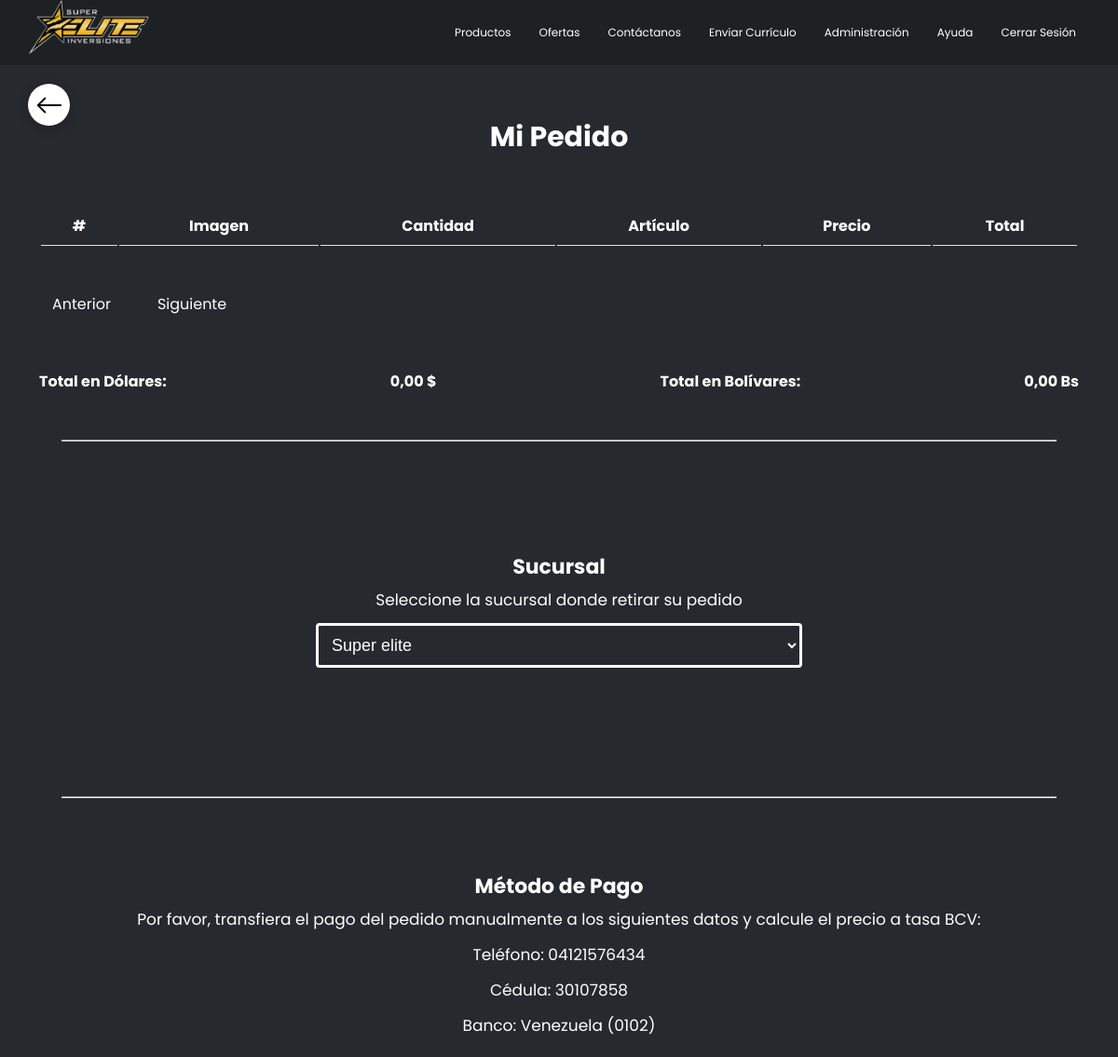
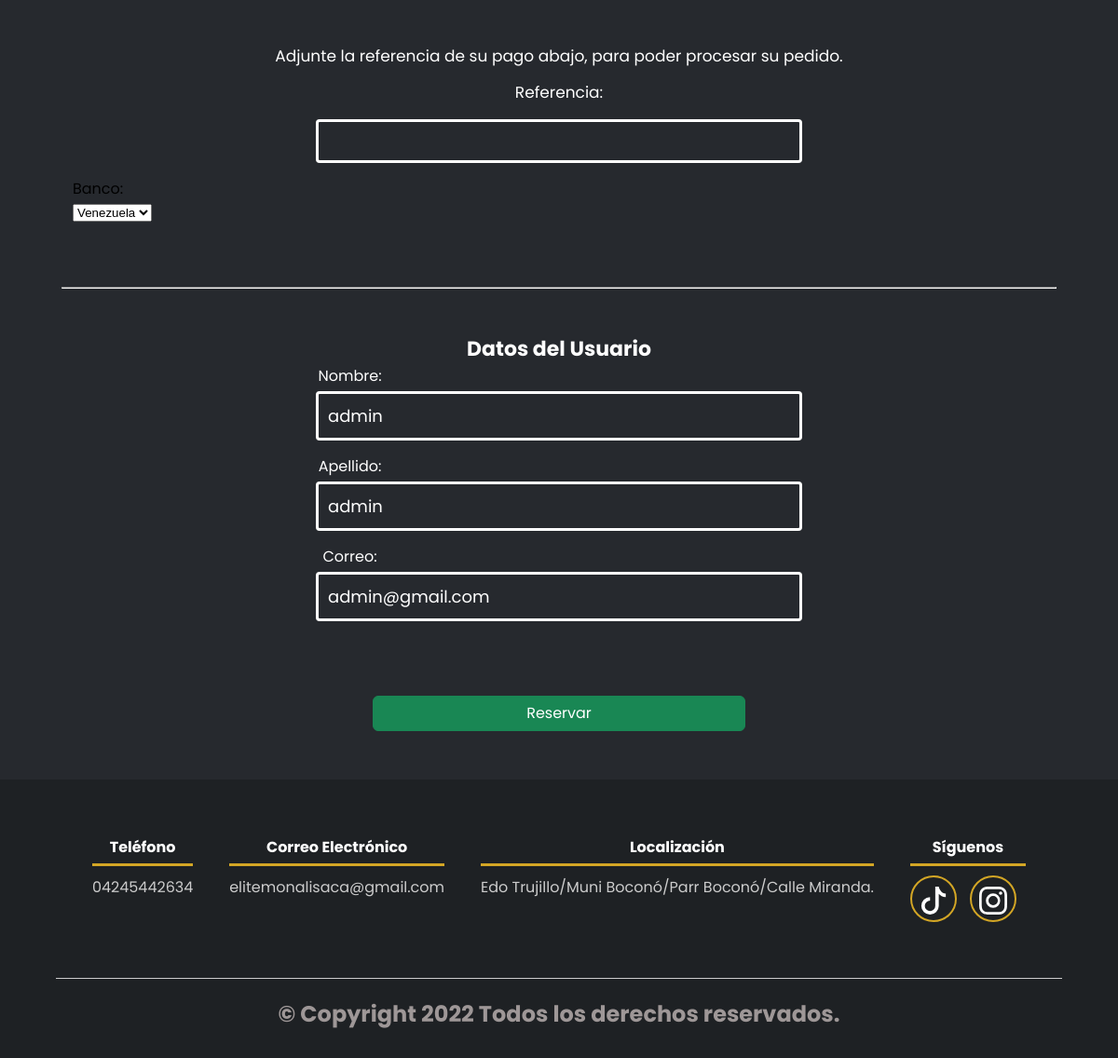
Page /pagina/compra.php (signed in) on the committed database (2 pictures, top to bottom).
### tables this page shows
CREATE TABLE `users` (
  `ID` int(11) NOT NULL,
  `Nombre` varchar(200) NOT NULL,
  `Apellido` varchar(200) NOT NULL,
  `Correo_Electronico` varchar(200) NOT NULL,
  `usuario` varchar(50) NOT NULL,
  `contrasena` varchar(200) NOT NULL,
  `Reservas_Actuales` int(2) NOT NULL,
  `Tipo_ID` int(1) NOT NULL
);

### pagina/database2.php (called while the page is built, shortened)
<?php
function listar_U($conexion,$id){
	$sql="SELECT * FROM users Where ID='$id'";
	$query=mysqli_query($conexion,$sql);
	return $query;
}
 ?>

### pagina/compra.php (the view, shortened to what this page needs)
<?php  session_start();
require 'database.php';
if (isset($_SESSION['usuario_id'])) {
    $records = $conn->prepare('SELECT id, usuario, contrasena FROM users WHERE id = :id');
    $records->bindparam(':id', $_SESSION['usuario_id']);
    $records->execute();
    $resultados = $records->fetch(PDO::FETCH_ASSOC);
    $user = null;
    if(count($resultados) > 0 ){
        $user = $resultados;
    }
    else{
        header('location CerrarSesion.php');
    }
}
?>
<!DOCTYPE html>
<html lang="es">
<head>
    <link rel="stylesheet" href="Estilos_pedidos_datos.css">
    <link rel="stylesheet" href="Estilos_Carrito_Compras_2.css">
    <link rel="stylesheet" href="Modal_carrito.css">
    <?php include("link.php");?>
</head>
<body style="background-color: #26292e;">
    <?php if (!empty($user) and $user['id'] == '1'): ?>
    <?php
			include("barra_de_navegacion_carrito.php");
		?>
    <br>
    <br>
    <br>
    <?php else: ?>
    <?php
			include("barra_de_navegacion3.php")
		?>
    <?php endif; ?>
    <div class="contenedor_volver">
        <div class="volver">
            <a href="reserva.php">
                <img src="svg/arrow-left.svg" alt="">
            </a>
        </div>
    </div>
    <br>
    <br>
    <div class="container">
        <p style="font-weight: bold; color: #fff; font-size: 30px; text-align: center;">Mi Pedido</p>
        <br>
        <br>
        <div class="table-responsive">
            <table style="color: #fff;" class="table" id="tblDatos">
                <thead>
                    <tr>
                        <th style="color: #fff; text-align: center;">#</th>
                        <th style="color: #fff; text-align: center;">Imagen</th>
                        <th style="color: #fff; text-align: center;">Cantidad</th>
                        <th style="color: #fff; text-align: center;">Artículo</th>
                        <th style="color: #fff; text-align: center;">Precio</th>
                        <th style="color: #fff; text-align: center;">Total</th>
                    </tr>
                </thead>
                    <?php
                include("database2.php");
                $conexion=conexion();
                                ?>
        </div>
        <br>
        <div id="paginador" class=""></div>
        <br>
        <br>
        <li class="list-group-item d-flex justify-content-between">
            <span style="text-align: left; color: #fff;"><strong>Total en Dólares:</strong></span>
            <strong style="text-align: left; color: #fff;"><?php
                if(!isset($total)){
                    $total = '0';
                }
                else{
                    $total = $total;
                }
                echo number_format($total, 2, ',', '.');  ?>&nbsp;$</strong>
            <span style="text-align: left; color: #fff;"><strong>Total en Bolívares:</strong></span>
            <strong style="text-align: left; color: #fff;"><?php
                if(!isset($total2)){
                    $total2 = '0';
                }
                else{
                    $total2 = $total2;
                }
                echo number_format($total2, 2, ',', '.');  ?>&nbsp;Bs</strong>
        </li>
    </div>
    <hr style="width: 89%; max-width: 1300px; margin: auto; margin-top: 50px;">
    <br>
    <br>
    <?php
   $id=$user['id'];
   $query=listar_U($conexion,$id);
   $datos= mysqli_fetch_assoc($query);
   $Nombreu=$datos ['Nombre'];
   $Apellido=$datos['Apellido'];
   $Correo_Electronico=$datos['Correo_Electronico'];
    ?>
    <form class="row g-3 needs-validation" action="compra2.php" method="POST" novalidate>
    <div class="container p-5">
        <p style="font-weight: bold; color: #fff; font-size: 22px; text-align: center; margin-top: 20px;">Sucursal</p>
        <center>
            <p style="color: #fff; font-size: 17px; margin-top: 6px; margin-bottom: 12px;">Seleccione la sucursal donde
                retirar su pedido</p>
        </center>
        <center><select name="sucursal" class="contenedor_datos">
                <?php
           $sql="SELECT * FROM sucursal ";
            $query = mysqli_query($conexion, $sql);
            while ($row = mysqli_fetch_assoc($query)) {
            $id = $row ['ID_Sucursal'];
            $Nombre = $row ['Nombre_Sucursal'];
            ?>
                <option id="<?php echo $Nombre; ?>" value="<?php echo $id; ?>">
                    <?php echo $Nombre; ?>
                </option>
                <?php
            }
            ?>
            </select>
        </center>
    </div>
    <br>
    <hr style="width: 89%; max-width: 1300px; margin: auto; margin-top: 50px;">
    <div class="container p-5">
        <p style="font-weight: bold; color: #fff; font-size: 22px; text-align: center; margin-top: 30px;">Método de Pago</p>
        <center>
            <p style="color: #fff; font-size: 17px; margin-top: 6px; margin-bottom: 12px;">Por favor, transfiera el pago
                del pedido manualmente a los siguientes datos y calcule el precio a tasa BCV:</p>
        </center>
        <center>
            <p style="color: #fff; font-size: 17px; margin-top: 6px; margin-bottom: 12px;">Teléfono: 04121576434</p>
        </center>
        <center>
            <p style="color: #fff; font-size: 17px; margin-top: 6px; margin-bottom: 12px;">Cédula: 30107858</p>
        </center>
        <center>
            <p style="color: #fff; font-size: 17px; margin-top: 6px; margin-bottom: 12px;">Banco: Venezuela (0102)</p>
        </center>
        <br>
        <br>
        <center>
            <p style="color: #fff; font-size: 17px; margin-top: 6px; margin-bottom: 12px;">Adjunte la referencia de su
                pago abajo, para poder procesar su pedido.</p>
        </center>
        <center>
            <div class="col-md-6">
                <div class="label" style="font-size: 17px; margin-top: 13px; margin-bottom: 12px;">Referencia:</div>
                <input type="text" class="contenedor_datos" id="validationCustom03" name="Referencia"
                    required="obligatorio" value="" />
            </div>
        </center>
        <p class="Titulo_Categoria">Banco:</p>
    <select name="Banco">
        <?php
             $sql="SELECT * FROM cuenta_bancaria ";
            $query = mysqli_query($conexion, $sql);
            while ($row = mysqli_fetch_assoc($query)) {
                        $id = $row ['ID_Cuenta_Bancaria'];
                        $Nombre = $row ['Nombre_CB'];
        ?>
                <option id="<?php echo $Nombre; ?>" value="<?php echo $id; ?>">
                    <?php echo $Nombre; ?>
                </option>
                <?php
            }
        ?>
            </select>
    </div>
    <hr style="width: 89%; max-width: 1300px; margin: auto; margin-top: 20px;">
    <div class="container p-5">
            <p style="font-weight: bold; color: #fff; font-size: 22px; text-align: center;">Datos del Usuario</p>
            <div class="cotenedor_input">
                <div class="col-md-6">
                    <div class="label">Nombre:</div>
                    <div class="contenedor_datos">
                        <?php echo $Nombreu; ?>
                    </div>
                </div>
                <div class="col-md-6">
                    <div class="label">Apellido:</div>
                    <div class="contenedor_datos">
                        <?php echo $Apellido; ?>
                    </div>
                </div>
                <div class="col-md-6">
                    <div class="label">Correo:</div>
                    <div class="contenedor_datos">
                        <?php echo $Correo_Electronico; ?>
                    </div>
                </div>
                <br>
                <div class="boton_reservar">
                    <button style="margin-top: 40px;" class="btn_2 btn-success" type="submit">Reservar</button>
                </div>
            </div>
        </form>
    <?php
	include("Footer.php");
	?>
</body>
</html>

### pagina/Modal_carrito.css (style rules this page uses)
.btn-success { --bs-btn-color: #fff; --bs-btn-bg: #198754; --bs-btn-border-color: #198754; --bs-btn-hover-color: #fff; --bs-btn-hover-bg: #157347; --bs-btn-hover-border-color: #146c43; --bs-btn-focus-shadow-rgb: 60, 153, 110; --bs-btn-active-color: #fff; --bs-btn-active-bg: #146c43; --bs-btn-active-border-color: #13653f; --bs-btn-active-shadow: inset 0 3px 5px rgba(0, 0, 0, 0.125); --bs-btn-disabled-color: #fff; --bs-btn-disabled-bg: #198754; --bs-btn-disabled-border-color: #198754 }

### pagina/Estilos_Menu_Desplegable_12.css (style rules this page uses)
* { margin: 0; padding: 0; box-sizing: border-box; }
body { font-family: 'Poppins', sans-serif; }
.contenedor_volver { width: 95%; max-width: 1300px; margin: auto; }
.volver { display: flex; justify-content: center; height: 45px; width: 45px; border-radius: 45px; background-color: #fff; box-shadow: 0 3px 12px rgb(0, 0,0,0.2); position: fixed; top: 90px; transition: all ease 0.5s; z-index: 4; }
.volver img { margin-top: 8px; width: 30px; }

### pagina/Estilos_modales.css (style rules this page uses)
* { margin: 0; padding: 0; -webkit-box-sizing: border-box; -moz-box-sizing: border-box; box-sizing: border-box; }
body { background-color: #26292e; font-family: 'Poppins', sans-serif; }
:root { --bs-blue: #0d6efd; --bs-indigo: #6610f2; --bs-purple: #6f42c1; --bs-pink: #d63384; --bs-red: #dc3545; --bs-orange: #fd7e14; --bs-yellow: #ffc107; --bs-green: #198754; --bs-teal: #20c997; --bs-cyan: #0dcaf0; --bs-black: #000; --bs-white: #fff; --bs-gray: #6c757d; --bs-gray-dark: #343a40; --bs-gray-100: #f8f9fa; --bs-gray-200: #e9ecef; --bs-gray-300: #dee2e6; --bs-gray-400: #ced4da; --bs-gray-500: #adb5bd; --bs-gray-600: #6c757d; --bs-gray-700: #495057; --bs-gray-800: #343a40; --bs-gray-900: #212529; --bs-primary: #0d6efd; --bs-secondary: #6c757d; --bs-success: #198754; --bs-info: #0dcaf0; --bs-warning: #ffc107; --bs-danger: #dc3545; --bs-light: #f8f9fa; --bs-dark: #212529; --bs-primary-rgb: 13, 110, 253; --bs-secondary-rgb: 108, 117, 125; --bs-success-rgb: 25, 135, 84; --bs-info-rgb: 13, 202, 240; --bs-warning-rgb: 255, 193, 7; --bs-danger-rgb: 220, 53, 69; --bs-light-rgb: 248, 249, 250; --bs-dark-rgb: 33, 37, 41; --bs-white-rgb: 255, 255, 255; --bs-black-rgb: 0, 0, 0; --bs-body-color-rgb: 33, 37, 41; --bs-body-bg-rgb: 255, 255, 255; --bs-font-sans-serif: system-ui, -apple-system, "Segoe UI", Roboto, "Helvetica Neue", "Noto Sans", "Liberation Sans", Arial, sans-serif, "Apple Color Emoji", "Segoe UI Emoji", "Segoe UI Symbol", "Noto Color Emoji"; --bs-font-monospace: SFMono-Regular, Menlo, Monaco, Consolas, "Liberation Mono", "Courier New", monospace; --bs-gradient: linear-gradient(180deg, rgba(255, 255, 255, 0.15), rgba(255, 255, 255, 0)); --bs-body-font-family: var(--bs-font-sans-serif); --bs-body-font-size: 1rem; --bs-body-font-weight: 400; --bs-body-line-height: 1.5; --bs-body-color: #212529; --bs-body-bg: #fff; --bs-border-width: 1px; --bs-border-style: solid; --bs-border-color: #dee2e6; --bs-border-color-translucent: rgba(0, 0, 0, 0.175); --bs-border-radius: 0.375rem; --bs-border-radius-sm: 0.25rem; --bs-border-radius-lg: 0.5rem; --bs-border-radius-xl: 1rem; --bs-border-radius-2xl: 2rem; --bs-border-radius-pill: 50rem; --bs-link-color: #0d6efd; --bs-link-hover-color: #0a58ca; --bs-code-color: #d63384; --bs-highlight-bg: #fff3cd }

### rows in the picture
users: Nombre "admin", Apellido "admin", Correo_Electronico "admin@gmail.com"

### other values in the picture
$total "0,00"
$total2 "0,00"
form field sucursal "Super elite"
form field Banco "Venezuela"
